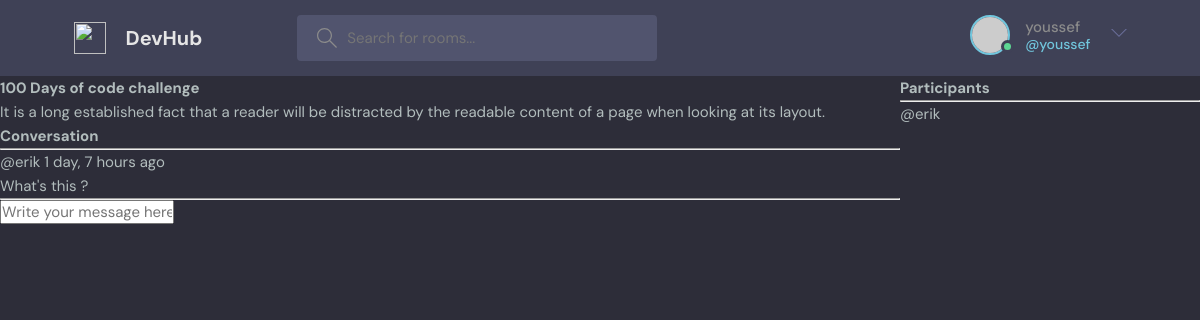
/room/2 (signed in), run on the app's committed database.
### base/models.py (models this page shows, shortened)
class Room(models.Model):
    host = models.ForeignKey(User, on_delete=models.SET_NULL, null=True)
    topic = models.ForeignKey(Topic, on_delete=models.SET_NULL, null=True)
    name = models.CharField(max_length=200)
    description = models.TextField(null=True, blank=True)
    participants = models.ManyToManyField(User, related_name='participants', blank=True)
    updated = models.DateTimeField(auto_now=True)
    created = models.DateTimeField(auto_now_add=True)
    class Meta:
        ordering = ['-updated', '-created']

class Message(models.Model):
    user =models.ForeignKey(User, on_delete=models.CASCADE)
    room = models.ForeignKey(Room, on_delete=models.CASCADE)
    body = models.TextField()
    updated = models.DateTimeField(auto_now=True)
    created = models.DateTimeField(auto_now_add=True)
    class Meta:
        ordering = ['-updated', '-created']

### base/views.py (the view, shortened to what this page needs)
# urls.py: path('room/<str:pk>', views.room, name='room'),
def room(request, pk):
    room = Room.objects.get(id=pk)
    room_messages = room.message_set.all()
    participants = room.participants.all()
    context = {'room': room, 'room_messages': room_messages, 'participants': participants}
    return render(request, 'base/room.html', context)

### base/templates/base/room.html (shortened to what this page needs)
{% extends 'main.html' %}
{% block content %}
<div class="room-container">
    <div >
        <h1>{{ room.name }}</h1>
        <p>{{ room.description }}</p>
        <div class="comment-wrapper">
            <h3>Conversation</h3>
            <hr />
            {% for message in room_messages %}
            <div>
                <small>@{{ message.user }} {{ message.created | timesince }} ago</small>
                <p>{{ message.body }}</p>
                <hr />
            </div>
            {% endfor %}
        </div>
        {% if request.user.is_authenticated %}
        <div class="comment-form">
            <form action="" method="POST">
                <input type="text" name="body" placeholder="Write your message here..." />
            </form>
        </div>
        {% endif %}
    </div>
    <div>
        <h3>Participants</h3>
        <hr />
        {% for user in participants %}
        <div>
            <p>@{{ user.username }}</p>
        </div>
        {% endfor %}
    </div>
</div>
{% endblock %}

### templates/navbar.html (shortened to what this page needs)
<header class="header header--loggedIn">
    <div class="container">
        <a href="{% url 'home' %}" class="header__logo">
            <img src="assets/logo.svg" />
            <h1>DevHub</h1>
        </a>
        <form class="header__search" method="get" action="">
            <label>
                <input name="q" placeholder="Search for rooms..." />
            </label>
        </form>
        <nav class="header__menu">
            {% if request.user.is_authenticated %}
            <div class="header__user">
                <a href="profile.html">
                    <div class="avatar avatar--medium active">
                        <img src="https://randomuser.me/api/portraits/men/37.jpg" />
                    </div>
                    <p>{{ request.user.username }} <span>@{{ request.user.username }}</span></p>
                </a>
                <button class="dropdown-button">
                    <svg version="1.1" xmlns="http://www.w3.org/2000/svg" width="32" height="32" viewBox="0 0 32 32">
                        <title>chevron-down</title>
                        <path d="M16 21l-13-13h-3l16 16 16-16h-3l-13 13z"></path>
                    </svg>
                </button>
            </div>
            {% else %}
            <a href="{% url 'login' %}">
                <img src="./assets/avatar.svg" />
                <p>Login</p>
            </a>
            {% endif %}
        </nav>
    </div>
</header>

### static/styles/style.css (style rules this page uses)
:root { --color-main: #71c6dd; --color-main-light: #e1f6fb; --color-dark: #3f4156; --color-dark-medium: #51546e; --color-dark-light: #696d97; --color-light: #e5e5e5; --color-gray: #8b8b8b; --color-light-gray: #b2bdbd; --color-bg: #2d2d39; --color-success: #5dd693; --color-error: #fc4b0b; }
* { font-family: "DM Sans", -apple-system, BlinkMacSystemFont, "Segoe UI", Roboto, Oxygen, Ubuntu, Cantarell, "Open Sans", "Helvetica Neue", sans-serif; margin: 0; padding: 0; box-sizing: border-box; text-rendering: optimizeLegibility; font-size: inherit; }
html { font-size: 56.25%; }
@media only screen and (min-width: 1200px) { html { font-size: 62.5%; } }
body { line-height: 1.6; font-weight: 400; font-size: 1.5rem; color: var(--color-light-gray); background-color: var(--color-bg); min-height: 100vh; }
img { width: 100%; }
a { display: inline-block; color: var(--color-main); text-decoration: none; }
.container { max-width: 120rem; width: 90%; margin: auto; }
.avatar { position: relative; display: inline-block; border-radius: 50%; border: 2px solid var(--color-main); }
.avatar img { display: block; border-radius: 50%; object-fit: cover; object-position: center; }
.avatar::after { content: ""; display: block; position: absolute; background-color: var(--color-gray); z-index: 111; border-radius: 50%; border: 0.3rem solid var(--color-dark); }
.avatar.active::after { background-color: var(--color-success); }
.avatar.avatar--medium img { width: 3.6rem; height: 3.6rem; border-radius: 50%; }
.avatar.avatar--medium:after { width: 0.7rem; height: 0.7rem; bottom: 0px; right: -6px; }
.header { padding: 1.5rem; background-color: var(--color-dark); }
.header > .container { display: flex; gap: 9.5rem; }
.header__logo, .header__user { display: flex; gap: 2rem; align-items: center; }
.header__logo > img { height: 3.2rem; width: 3.2rem; }
.header__logo > h1 { font-weight: 700; font-size: 2rem; color: var(--color-light); }
.header__search > label { background-color: var(--color-dark-medium); padding: 1.3rem 1rem; display: flex; align-items: center; gap: 1rem; border-radius: 4px; }
.header__search svg { fill: var(--color-gray); width: 2rem; height: 2rem; margin-left: 1rem; }
.header__search input { width: 30rem; background: transparent; border: none; outline: none; color: var(--color-light); }
.header__menu { margin-left: auto; position: relative; }
.header__menu a { display: flex; gap: 1.5rem; align-items: center; font-weight: 500; text-decoration: none; color: var(--color-gray); }
.header__menu img { height: 3.6rem; }
.header__menu p { line-height: 1.2; }
.header__menu span { color: var(--color-main); font-weight: 500; font-size: 1.4rem; display: block; }
.header__menu svg { width: 1.6rem; height: 1.6rem; fill: var(--color-dark-light); }
.dropdown-button { background: transparent; border: 0; outline: 0; cursor: pointer; }

### base/templates/base/room.html (style rules this page uses)
.room-container { display: grid; grid-template-columns: 3fr 1fr; }

### data on the page
Room: name "100 Days of code challenge", description "It is a long established fact that a reader will be distracted by the readable content of a page when looking at its layout."
Message: user "erik", created "1 day, 7 hours", body "What's this ?"

### other printed values
{{ request.user.username }} "youssef"
{{ user.username }} "erik"
